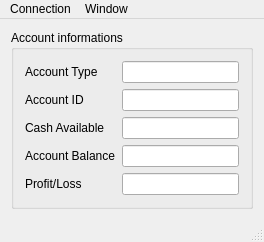
<?xml version="1.0" encoding="UTF-8"?>
<ui version="4.0">
 <class>Qtrading</class>
 <widget class="QMainWindow" name="Qtrading">
  <property name="geometry">
   <rect>
    <x>0</x>
    <y>0</y>
    <width>264</width>
    <height>216</height>
   </rect>
  </property>
  <property name="windowTitle">
   <string>Qtrading</string>
  </property>
  <widget class="QWidget" name="centralWidget">
   <layout class="QVBoxLayout" name="verticalLayout_2">
    <item>
     <widget class="QGroupBox" name="groupBox_AccountInfo">
      <property name="minimumSize">
       <size>
        <width>0</width>
        <height>0</height>
       </size>
      </property>
      <property name="title">
       <string>Account informations</string>
      </property>
      <layout class="QGridLayout" name="gridLayout_2">
       <item row="1" column="0">
        <widget class="QLabel" name="label_4">
         <property name="text">
          <string>Account ID</string>
         </property>
        </widget>
       </item>
       <item row="4" column="1">
        <widget class="QLineEdit" name="lineEdit_AccountBalance">
         <property name="readOnly">
          <bool>true</bool>
         </property>
        </widget>
       </item>
       <item row="3" column="0">
        <widget class="QLabel" name="label_5">
         <property name="text">
          <string>Cash Available</string>
         </property>
        </widget>
       </item>
       <item row="1" column="1">
        <widget class="QLineEdit" name="lineEdit_AccountID">
         <property name="readOnly">
          <bool>true</bool>
         </property>
        </widget>
       </item>
       <item row="5" column="1">
        <widget class="QLineEdit" name="lineEdit_AccountProfitLoss">
         <property name="readOnly">
          <bool>true</bool>
         </property>
        </widget>
       </item>
       <item row="3" column="1">
        <widget class="QLineEdit" name="lineEdit_AccountCashAvailable">
         <property name="readOnly">
          <bool>true</bool>
         </property>
        </widget>
       </item>
       <item row="5" column="0">
        <widget class="QLabel" name="label_7">
         <property name="text">
          <string>Profit/Loss</string>
         </property>
        </widget>
       </item>
       <item row="4" column="0">
        <widget class="QLabel" name="label_6">
         <property name="text">
          <string>Account Balance</string>
         </property>
        </widget>
       </item>
       <item row="0" column="0">
        <widget class="QLabel" name="label_AccountType">
         <property name="text">
          <string>Account Type</string>
         </property>
        </widget>
       </item>
       <item row="0" column="1">
        <widget class="QLineEdit" name="lineEdit_AccountType">
         <property name="readOnly">
          <bool>true</bool>
         </property>
        </widget>
       </item>
      </layout>
     </widget>
    </item>
   </layout>
  </widget>
  <widget class="QMenuBar" name="menuBar">
   <property name="geometry">
    <rect>
     <x>0</x>
     <y>0</y>
     <width>264</width>
     <height>21</height>
    </rect>
   </property>
   <widget class="QMenu" name="menuConnection">
    <property name="title">
     <string>Connection</string>
    </property>
    <addaction name="actionConnect"/>
    <addaction name="actionConnect_to_REAL"/>
    <addaction name="actionConnect_to_DEMO"/>
   </widget>
   <widget class="QMenu" name="menuWindow">
    <property name="title">
     <string>Window</string>
    </property>
    <addaction name="actionTrading"/>
    <addaction name="actionHistory"/>
    <addaction name="actionLive_Graph"/>
    <addaction name="actionLog"/>
   </widget>
   <addaction name="menuConnection"/>
   <addaction name="menuWindow"/>
  </widget>
  <widget class="QStatusBar" name="statusBar"/>
  <action name="actionConnect">
   <property name="text">
    <string>Configuation</string>
   </property>
  </action>
  <action name="actionHistory">
   <property name="checkable">
    <bool>true</bool>
   </property>
   <property name="text">
    <string>History</string>
   </property>
  </action>
  <action name="actionLive_Graph">
   <property name="checkable">
    <bool>true</bool>
   </property>
   <property name="enabled">
    <bool>false</bool>
   </property>
   <property name="text">
    <string>Live Graph</string>
   </property>
  </action>
  <action name="actionLog">
   <property name="checkable">
    <bool>true</bool>
   </property>
   <property name="text">
    <string>Log</string>
   </property>
  </action>
  <action name="actionConnect_to_REAL">
   <property name="text">
    <string>Connect to REAL</string>
   </property>
  </action>
  <action name="actionConnect_to_DEMO">
   <property name="text">
    <string>Connect to DEMO</string>
   </property>
  </action>
  <action name="actionTrading">
   <property name="checkable">
    <bool>true</bool>
   </property>
   <property name="enabled">
    <bool>false</bool>
   </property>
   <property name="text">
    <string>Trading</string>
   </property>
  </action>
 </widget>
 <layoutdefault spacing="6" margin="11"/>
 <resources/>
 <connections/>
</ui>
